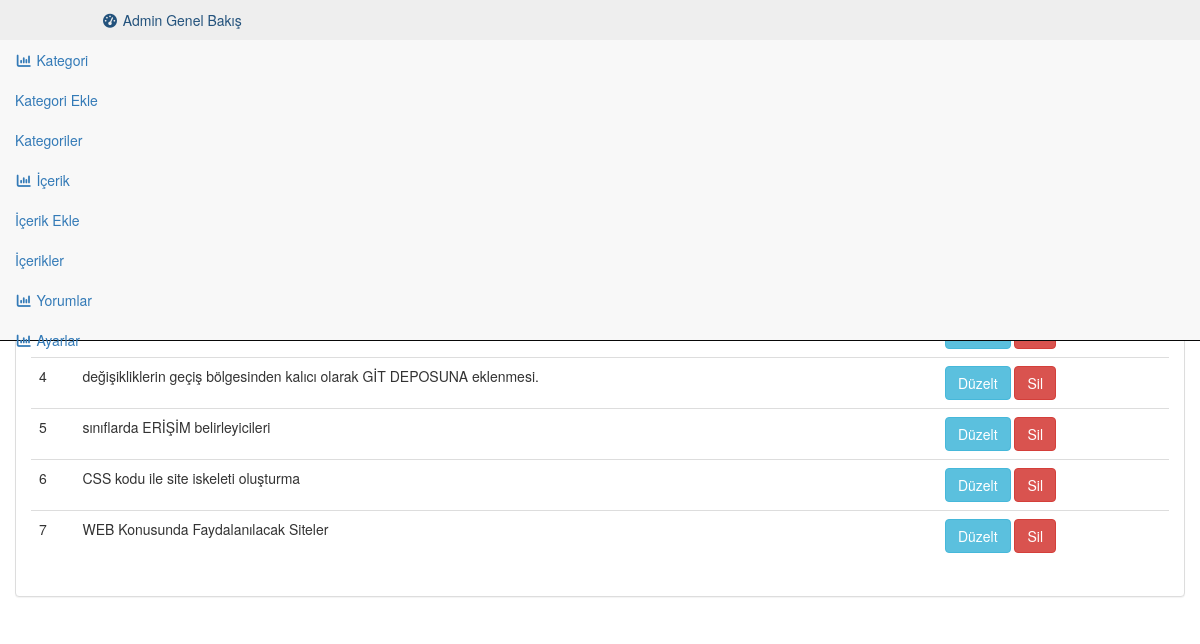
Page /admin/index.php?url=icerikler (signed in) on the committed database.
### tables this page shows
CREATE TABLE `icerik` (
  `icerik_id` int(10) UNSIGNED NOT NULL,
  `icerik_baslik` varchar(200) NOT NULL,
  `icerik_aciklama` text NOT NULL,
  `icerik_detay` longblob NOT NULL,
  `icerik_kategori_id` int(11) NOT NULL,
  `hit` int(11) NOT NULL,
  `tarih` date NOT NULL
);

### system/database.php (called while the page is built, shortened)
<?php
class Database extends PDO
{
	public $sql;
	public $veri=array();
	public function select($param="")
	{
		if ($param=="") {
			$sorgu = parent::prepare( $this->sql );
			$liste = $sorgu->execute( $this->veri );
			if($sorgu->rowCount()>0){
				return $sorgu->fetchAll(PDO::FETCH_OBJ);
			}else{
				return false;
			}
		}
	}
}

### admin/app/icerikler.php (the view, shortened to what this page needs)
<?php
require 'inc/ust.php';
?>
<div id="wrapper">
    <nav class="navbar navbar-inverse navbar-fixed-top" role="navigation">
        <?php
        require 'inc/ust_nav.php';
        require 'inc/sol_nav.php';
        ?>
    </nav>
    <div id="page-wrapper">
        <div class="container-fluid">
            <div class="row">
                <div class="col-lg-12">
                    <h1 class="page-header">İçerikler</h1>
                    <?php
                    $db->sql = " select * from icerik order by icerik_id desc ";
                    $icerikler = $db->select();
                    if ( $icerikler == false ) {
                        echo '<p>İçerik Bulunamadı</p>';
                    }else{
                        ?>
                        <div class="panel panel-default">
                            <div class="panel-heading">
                            </div>
                            <div class="panel-body">
                                <div class="table-responsive">
                                    <table class="table table-hover">
                                        <thead>
                                            <tr>
                                                <th>İçerik Başlık</th>
                                            </tr>
                                        </thead>
                                        <tbody>
                                            <?php
                                            $no=1;
                                            foreach ($icerikler as $key => $value) {
                                                ?>
                                                <tr>
                                                    <td><?=$no++; ?></td>
                                                    <td><?php echo $value->icerik_baslik; ?></td>
                                                    <td>
                                                        <a href="index.php?url=icerik_guncelle&id=<?=$value->icerik_id; ?>" class="btn btn-info">Düzelt</a>
                                                        <a href="index.php?url=icerik_sil&id=<?=$value->icerik_id; ?>" class="btn btn-danger"onclick="return confirm('Silinecek Eminmisiniz ?');">Sil</a>
                                                    </td>
                                                </tr>
                                                <?php
                                            }
                                            ?>
                                        </tbody>
                                    </table>
                                </div>
                            </div>
                        </div>
                        <?php
                    }
                    ?>
                </div>
            </div>
        </div>
    </div>
</div>
<?php
require 'inc/alt.php';
?>

### rows in the picture
icerik: icerik_baslik "değişikliklerin geçiş bölgesinden kalıcı olarak GİT DEPOSUNA eklenmesi."
icerik: icerik_baslik "sınıflarda ERİŞİM belirleyicileri"
icerik: icerik_baslik "CSS kodu ile site iskeleti oluşturma"
icerik: icerik_baslik "WEB Konusunda Faydalanılacak Siteler"
